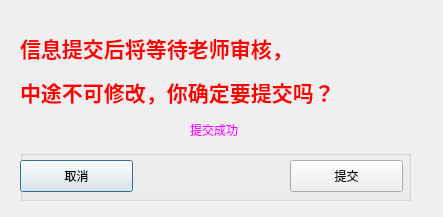
<?xml version="1.0" encoding="UTF-8"?>
<ui version="4.0">
 <class>Dialog</class>
 <widget class="QDialog" name="Dialog">
  <property name="geometry">
   <rect>
    <x>0</x>
    <y>0</y>
    <width>443</width>
    <height>217</height>
   </rect>
  </property>
  <property name="windowTitle">
   <string>提交确认</string>
  </property>
  <widget class="QGroupBox" name="groupBox">
   <property name="geometry">
    <rect>
     <x>20</x>
     <y>150</y>
     <width>391</width>
     <height>51</height>
    </rect>
   </property>
   <property name="title">
    <string/>
   </property>
   <widget class="QPushButton" name="buttonCancel">
    <property name="geometry">
     <rect>
      <x>0</x>
      <y>10</y>
      <width>113</width>
      <height>32</height>
     </rect>
    </property>
    <property name="text">
     <string>取消</string>
    </property>
   </widget>
   <widget class="QPushButton" name="buttonYes">
    <property name="geometry">
     <rect>
      <x>270</x>
      <y>10</y>
      <width>113</width>
      <height>32</height>
     </rect>
    </property>
    <property name="text">
     <string>提交</string>
    </property>
   </widget>
  </widget>
  <widget class="QLabel" name="label">
   <property name="geometry">
    <rect>
     <x>20</x>
     <y>20</y>
     <width>441</width>
     <height>101</height>
    </rect>
   </property>
   <property name="text">
    <string>&lt;html&gt;&lt;head/&gt;&lt;body&gt;&lt;p&gt;&lt;span style=&quot; font-size:16pt; font-weight:600; color:#ff0000;&quot;&gt;信息提交后将等待老师审核，&lt;/span&gt;&lt;/p&gt;&lt;p&gt;&lt;span style=&quot; font-size:16pt; font-weight:600; color:#ff0000;&quot;&gt;中途不可修改，你确定要提交吗？&lt;/span&gt;&lt;/p&gt;&lt;/body&gt;&lt;/html&gt;</string>
   </property>
  </widget>
  <widget class="QLabel" name="label_2">
   <property name="geometry">
    <rect>
     <x>190</x>
     <y>120</y>
     <width>61</width>
     <height>21</height>
    </rect>
   </property>
   <property name="text">
    <string>&lt;html&gt;&lt;head/&gt;&lt;body&gt;&lt;p&gt;&lt;span style=&quot; color:#ff00ff;&quot;&gt;提交成功&lt;/span&gt;&lt;/p&gt;&lt;/body&gt;&lt;/html&gt;</string>
   </property>
  </widget>
 </widget>
 <resources/>
 <connections/>
</ui>
